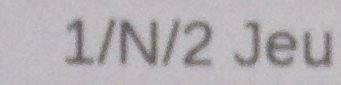
#> input picture receiptimg/1n2.jpg, 341 x 85 px
$ python -i receipt.py   (imports and definitions only)   (Python 2 division)   (older library calls are emulated)
#> lines starting #> are read from the running program, lines starting #| are printed output that depends on the picture
#> further down, picture is the input picture: shape (85, 341, 3); mean B, G, R 178.4, 174.9, 179.1
import numpy as np
import sys
import cv2
import math
import utils as ut
# from PIL import Image
import os
import os.path
import csv
# import cPickle
import time

img1 = None
img2 = None
img3 = None
img4 = None
img5 = None
img6 = None

kp1 = None
kp2 = None
kp3 = None
kp4 = None
kp5 = None
kp6 = None

des1 = None
des2 = None
des3 = None
des4 = None
des5 = None
des6 = None

good = None
goodMontant = None
goodMontanTotal = None

vertex = None

firstExec = True


# [375 lines left out: function readAndSift, not called in this run]


def show_image(name, image):
    cv2.imshow(name, image)
    cv2.waitKey(0)


# [26 lines left out: function warpImage, not called in this run]


def lotoReceiptBetNew(crop_imgBet):
    # preserve bet zone
    preBet = crop_imgBet.copy()

    # convert to float
    preBet.astype("float")

    # sharpen bet
    crop_imgBetBlur = cv2.GaussianBlur(preBet, (213, 213), 332150)
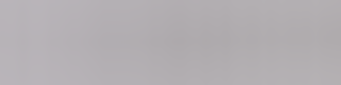
#> crop_imgBetBlur: shape (85, 341, 3); mean B, G, R 178.2, 174.8, 179
    crop_imgBet = cv2.addWeighted(preBet, 5.2, crop_imgBetBlur, -5.5, 0)
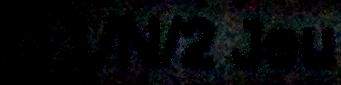
#> crop_imgBet: shape (85, 341, 3); mean B, G, R 7.9, 6.5, 5.1

#> (the run stopped early here; a loop or call above may not have finished)
